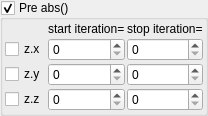
    <widget class="MyGroupBox" name="groupCheck_transf_function_enabledA_false">
     <property name="toolTip">
      <string/>
     </property>
     <property name="title">
      <string>Pre abs()&amp;</string>
     </property>
     <property name="checkable">
      <bool>true</bool>
     </property>
     <layout class="QVBoxLayout" name="verticalLayout_32" stretch="0">
      <property name="spacing">
       <number>2</number>
      </property>
      <property name="leftMargin">
       <number>2</number>
      </property>
      <property name="topMargin">
       <number>2</number>
      </property>
      <property name="rightMargin">
       <number>2</number>
      </property>
      <property name="bottomMargin">
       <number>2</number>
      </property>
      <item>
       <layout class="QGridLayout" name="gridLayout_9" columnstretch="0,1,1">
        <property name="spacing">
         <number>2</number>
        </property>
        <item row="1" column="1">
         <widget class="MySpinBox" name="spinboxInt_transf_start_iterations_X">
          <property name="enabled">
           <bool>true</bool>
          </property>
          <property name="sizePolicy">
           <sizepolicy hsizetype="Minimum" vsizetype="Maximum">
            <horstretch>0</horstretch>
            <verstretch>0</verstretch>
           </sizepolicy>
          </property>
          <property name="maximum">
           <number>999</number>
          </property>
         </widget>
        </item>
        <item row="3" column="0">
         <widget class="MyCheckBox" name="checkBox_transf_function_enabledAz">
          <property name="text">
           <string notr="true">z.z</string>
          </property>
         </widget>
        </item>
        <item row="3" column="1">
         <widget class="MySpinBox" name="spinboxInt_transf_start_iterations_Z">
          <property name="enabled">
           <bool>true</bool>
          </property>
          <property name="sizePolicy">
           <sizepolicy hsizetype="Minimum" vsizetype="Maximum">
            <horstretch>0</horstretch>
            <verstretch>0</verstretch>
           </sizepolicy>
          </property>
          <property name="maximum">
           <number>999</number>
          </property>
         </widget>
        </item>
        <item row="1" column="0">
         <widget class="MyCheckBox" name="checkBox_transf_function_enabledAx">
          <property name="text">
           <string notr="true">z.x</string>
          </property>
         </widget>
        </item>
        <item row="2" column="1">
         <widget class="MySpinBox" name="spinboxInt_transf_start_iterations_Y">
          <property name="enabled">
           <bool>true</bool>
          </property>
          <property name="sizePolicy">
           <sizepolicy hsizetype="Minimum" vsizetype="Maximum">
            <horstretch>0</horstretch>
            <verstretch>0</verstretch>
           </sizepolicy>
          </property>
          <property name="maximum">
           <number>999</number>
          </property>
         </widget>
        </item>
        <item row="2" column="0">
         <widget class="MyCheckBox" name="checkBox_transf_function_enabledAy">
          <property name="text">
           <string notr="true">z.y</string>
          </property>
         </widget>
        </item>
        <item row="1" column="2">
         <widget class="MySpinBox" name="spinboxInt_transf_stop_iterations_X">
          <property name="enabled">
           <bool>true</bool>
          </property>
          <property name="sizePolicy">
           <sizepolicy hsizetype="Minimum" vsizetype="Maximum">
            <horstretch>0</horstretch>
            <verstretch>0</verstretch>
           </sizepolicy>
          </property>
          <property name="maximum">
           <number>999</number>
          </property>
         </widget>
        </item>
        <item row="3" column="2">
         <widget class="MySpinBox" name="spinboxInt_transf_stop_iterations_Z">
          <property name="enabled">
           <bool>true</bool>
          </property>
          <property name="sizePolicy">
           <sizepolicy hsizetype="Minimum" vsizetype="Maximum">
            <horstretch>0</horstretch>
            <verstretch>0</verstretch>
           </sizepolicy>
          </property>
          <property name="maximum">
           <number>999</number>
          </property>
         </widget>
        </item>
        <item row="2" column="2">
         <widget class="MySpinBox" name="spinboxInt_transf_stop_iterations_Y">
          <property name="enabled">
           <bool>true</bool>
          </property>
          <property name="sizePolicy">
           <sizepolicy hsizetype="Minimum" vsizetype="Maximum">
            <horstretch>0</horstretch>
            <verstretch>0</verstretch>
           </sizepolicy>
          </property>
          <property name="maximum">
           <number>999</number>
          </property>
         </widget>
        </item>
        <item row="0" column="1">
         <widget class="QLabel" name="label_281">
          <property name="text">
           <string>start iteration=</string>
          </property>
         </widget>
        </item>
        <item row="0" column="2">
         <widget class="QLabel" name="label_282">
          <property name="text">
           <string>stop iteration=</string>
          </property>
         </widget>
        </item>
       </layout>
      </item>
     </layout>
    </widget>
